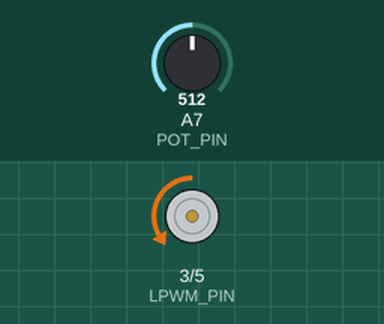
The sketch below on a simulated Arduino Nano, built with avr-gcc and run on an emulated ATmega328P. On the bench: motor-driver pin pairs drawn as motors (green arrow = first pin HIGH = forward, orange = second pin HIGH = backward, longer = more drive). The test bench sets the inputs (shaded band); at power-on: A7 (POT_PIN) = 512.

Above: at 1.2 s.
1.3 s: A7 (POT_PIN) set to 306
At 2.0 s:
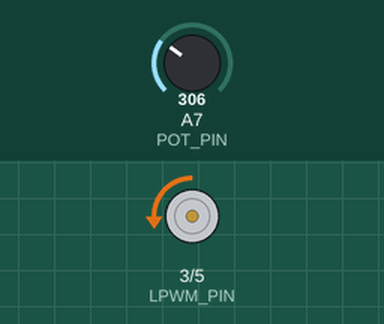
2.8 s: A7 (POT_PIN) set to 0
At 4.0 s:
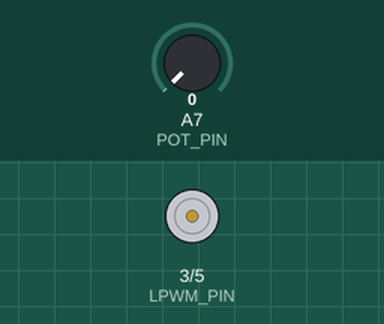
4.3 s: A7 (POT_PIN) set to 12
5.8 s: A7 (POT_PIN) set to 16
At 6.4 s:
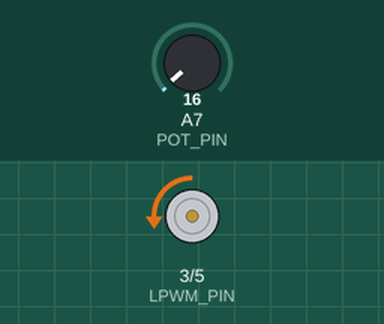
7.3 s: A7 (POT_PIN) set to 900
At 7.6 s:
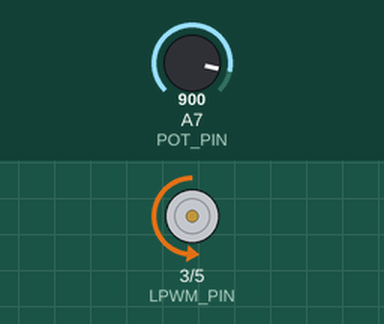
Timing chart, 0 to 9.8 s (numbered marks = the images above; inputs shaded):
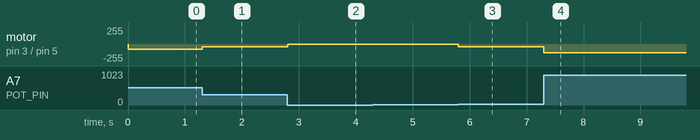

Measured:
- the behaviour switches between 14 and 15 on A7 (POT_PIN) (found by bisection; images 2 and 3)
- after the input at 1.3 s, motor on pin 3 (LPWM_PIN) / pin 5 (RPWM_PIN): backward 75/255 → backward 44/255 at once
- after the input at 2.8 s, motor on pin 3 (LPWM_PIN) / pin 5 (RPWM_PIN): backward 44/255 → stopped at once
- after the input at 4.3 s, every drawn part: stays the same
- after the input at 5.8 s, motor on pin 3 (LPWM_PIN) / pin 5 (RPWM_PIN): stopped → backward 44/255 at once
- after the input at 7.3 s, motor on pin 3 (LPWM_PIN) / pin 5 (RPWM_PIN): backward 44/255 → backward 131/255 at once

The sketch:

3Mar26_Fan_speed_controller.ino
```cpp
/*
  Arduino Nano - 1 direction motor speed control with potentiometer
  Pot wiper  -> A7
  RPWM       -> D5  (PWM)
  LPWM       -> D3  (kept LOW)

  Note: DHT on D2 is present but not used here.
*/

const int POT_PIN  = A7;
const int RPWM_PIN = 5;   // D5
const int LPWM_PIN = 3;   // D3

// Optional: small deadzone so the motor fully stops near the "off" end
const int DEADZONE = 15;  // 0..1023 (increase if your motor still spins slightly)

void setup() {
  pinMode(RPWM_PIN, OUTPUT);
  pinMode(LPWM_PIN, OUTPUT);

  digitalWrite(LPWM_PIN, LOW);   // force one direction
  analogWrite(RPWM_PIN, 0);      // start stopped
}

void loop() {
  int pot = analogRead(POT_PIN);           // 0..1023

  // Apply deadzone near 0 so extreme end = guaranteed stop
  if (pot < DEADZONE) pot = 0;

  int pwm = map(pot, 0, 1023, 0, 150);     // 0..255
  analogWrite(RPWM_PIN, pwm);              // speed control

  // keep the other direction off
  digitalWrite(LPWM_PIN, LOW);

  delay(5); // small smoothing delay
}
```
